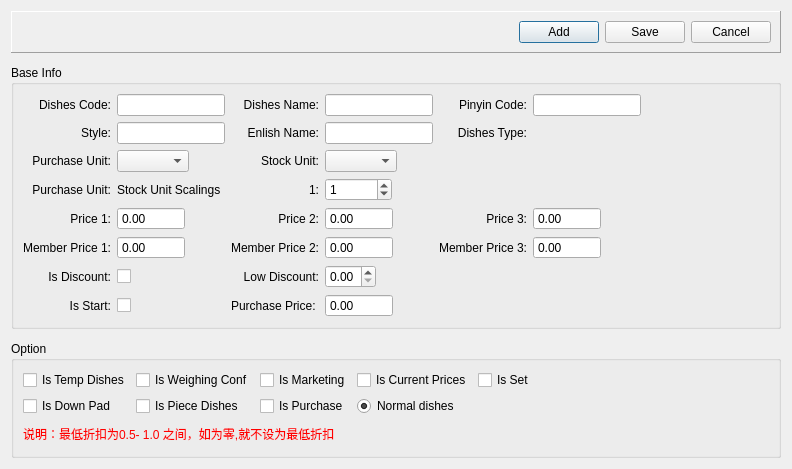
<?xml version="1.0" encoding="UTF-8"?>
<ui version="4.0">
 <class>DishesDialog</class>
 <widget class="QDialog" name="DishesDialog">
  <property name="windowModality">
   <enum>Qt::WindowModal</enum>
  </property>
  <property name="geometry">
   <rect>
    <x>0</x>
    <y>0</y>
    <width>792</width>
    <height>469</height>
   </rect>
  </property>
  <property name="windowTitle">
   <string>Dialog</string>
  </property>
  <layout class="QVBoxLayout" name="verticalLayout">
   <property name="spacing">
    <number>12</number>
   </property>
   <item>
    <widget class="QFrame" name="frame">
     <property name="sizePolicy">
      <sizepolicy hsizetype="Expanding" vsizetype="Fixed">
       <horstretch>0</horstretch>
       <verstretch>0</verstretch>
      </sizepolicy>
     </property>
     <property name="frameShape">
      <enum>QFrame::Panel</enum>
     </property>
     <property name="frameShadow">
      <enum>QFrame::Raised</enum>
     </property>
     <layout class="QGridLayout" name="gridLayout_3">
      <item row="0" column="0">
       <spacer name="horizontalSpacer">
        <property name="orientation">
         <enum>Qt::Horizontal</enum>
        </property>
        <property name="sizeHint" stdset="0">
         <size>
          <width>630</width>
          <height>20</height>
         </size>
        </property>
       </spacer>
      </item>
      <item row="0" column="1">
       <widget class="QPushButton" name="addButton">
        <property name="text">
         <string>Add</string>
        </property>
        <property name="icon">
         <iconset>
          <normaloff>:/image/Add.png</normaloff>:/image/Add.png</iconset>
        </property>
        <property name="iconSize">
         <size>
          <width>32</width>
          <height>32</height>
         </size>
        </property>
        <property name="autoDefault">
         <bool>true</bool>
        </property>
       </widget>
      </item>
      <item row="0" column="2">
       <widget class="QPushButton" name="saveButton">
        <property name="text">
         <string>Save</string>
        </property>
        <property name="icon">
         <iconset>
          <normaloff>:/image/save.png</normaloff>:/image/save.png</iconset>
        </property>
        <property name="iconSize">
         <size>
          <width>32</width>
          <height>32</height>
         </size>
        </property>
        <property name="autoDefault">
         <bool>true</bool>
        </property>
       </widget>
      </item>
      <item row="0" column="3">
       <widget class="QPushButton" name="cancelButton">
        <property name="text">
         <string>Cancel</string>
        </property>
        <property name="icon">
         <iconset>
          <normaloff>:/image/cancel.png</normaloff>:/image/cancel.png</iconset>
        </property>
        <property name="iconSize">
         <size>
          <width>32</width>
          <height>32</height>
         </size>
        </property>
        <property name="autoDefault">
         <bool>true</bool>
        </property>
       </widget>
      </item>
     </layout>
    </widget>
   </item>
   <item>
    <widget class="QGroupBox" name="groupBox">
     <property name="title">
      <string>Base Info</string>
     </property>
     <layout class="QHBoxLayout" name="horizontalLayout">
      <item>
       <layout class="QGridLayout" name="gridLayout">
        <item row="5" column="4">
         <widget class="QLabel" name="priceLabel3">
          <property name="text">
           <string>Price 3:</string>
          </property>
          <property name="alignment">
           <set>Qt::AlignRight|Qt::AlignTrailing|Qt::AlignVCenter</set>
          </property>
         </widget>
        </item>
        <item row="0" column="2">
         <widget class="QLabel" name="nameLabel">
          <property name="text">
           <string>Dishes Name:</string>
          </property>
          <property name="alignment">
           <set>Qt::AlignRight|Qt::AlignTrailing|Qt::AlignVCenter</set>
          </property>
         </widget>
        </item>
        <item row="0" column="0">
         <widget class="QLabel" name="codeLabel">
          <property name="text">
           <string>Dishes Code:</string>
          </property>
          <property name="alignment">
           <set>Qt::AlignRight|Qt::AlignTrailing|Qt::AlignVCenter</set>
          </property>
         </widget>
        </item>
        <item row="5" column="3">
         <widget class="QDoubleSpinBox" name="priceSpinBox2">
          <property name="sizePolicy">
           <sizepolicy hsizetype="Fixed" vsizetype="Fixed">
            <horstretch>0</horstretch>
            <verstretch>0</verstretch>
           </sizepolicy>
          </property>
          <property name="buttonSymbols">
           <enum>QAbstractSpinBox::NoButtons</enum>
          </property>
          <property name="maximum">
           <double>999999.989999999990687</double>
          </property>
         </widget>
        </item>
        <item row="0" column="3">
         <widget class="QLineEdit" name="nameEdit">
          <property name="sizePolicy">
           <sizepolicy hsizetype="Fixed" vsizetype="Fixed">
            <horstretch>0</horstretch>
            <verstretch>0</verstretch>
           </sizepolicy>
          </property>
         </widget>
        </item>
        <item row="5" column="5">
         <widget class="QDoubleSpinBox" name="priceSpinBox3">
          <property name="sizePolicy">
           <sizepolicy hsizetype="Fixed" vsizetype="Fixed">
            <horstretch>0</horstretch>
            <verstretch>0</verstretch>
           </sizepolicy>
          </property>
          <property name="buttonSymbols">
           <enum>QAbstractSpinBox::NoButtons</enum>
          </property>
          <property name="maximum">
           <double>999999.989999999990687</double>
          </property>
         </widget>
        </item>
        <item row="0" column="5">
         <widget class="QLineEdit" name="pinyinEdit">
          <property name="sizePolicy">
           <sizepolicy hsizetype="Fixed" vsizetype="Fixed">
            <horstretch>0</horstretch>
            <verstretch>0</verstretch>
           </sizepolicy>
          </property>
         </widget>
        </item>
        <item row="0" column="1">
         <widget class="QLineEdit" name="codeEdit">
          <property name="sizePolicy">
           <sizepolicy hsizetype="Fixed" vsizetype="Fixed">
            <horstretch>0</horstretch>
            <verstretch>0</verstretch>
           </sizepolicy>
          </property>
         </widget>
        </item>
        <item row="5" column="1">
         <widget class="QDoubleSpinBox" name="priceSpinBox">
          <property name="sizePolicy">
           <sizepolicy hsizetype="Fixed" vsizetype="Fixed">
            <horstretch>0</horstretch>
            <verstretch>0</verstretch>
           </sizepolicy>
          </property>
          <property name="alignment">
           <set>Qt::AlignLeading|Qt::AlignLeft|Qt::AlignVCenter</set>
          </property>
          <property name="buttonSymbols">
           <enum>QAbstractSpinBox::NoButtons</enum>
          </property>
          <property name="maximum">
           <double>999999.989999999990687</double>
          </property>
         </widget>
        </item>
        <item row="0" column="4">
         <widget class="QLabel" name="pinyinLabel">
          <property name="text">
           <string>Pinyin Code:</string>
          </property>
          <property name="alignment">
           <set>Qt::AlignRight|Qt::AlignTrailing|Qt::AlignVCenter</set>
          </property>
         </widget>
        </item>
        <item row="5" column="2">
         <widget class="QLabel" name="priceLabel2">
          <property name="text">
           <string>Price 2:</string>
          </property>
          <property name="alignment">
           <set>Qt::AlignRight|Qt::AlignTrailing|Qt::AlignVCenter</set>
          </property>
         </widget>
        </item>
        <item row="6" column="2">
         <widget class="QLabel" name="mPricelabel2">
          <property name="text">
           <string>Member Price 2:</string>
          </property>
          <property name="alignment">
           <set>Qt::AlignRight|Qt::AlignTrailing|Qt::AlignVCenter</set>
          </property>
         </widget>
        </item>
        <item row="6" column="4">
         <widget class="QLabel" name="mPricelabel3">
          <property name="text">
           <string>Member Price 3:</string>
          </property>
          <property name="alignment">
           <set>Qt::AlignRight|Qt::AlignTrailing|Qt::AlignVCenter</set>
          </property>
         </widget>
        </item>
        <item row="6" column="5">
         <widget class="QDoubleSpinBox" name="mPriceSpinBox3">
          <property name="sizePolicy">
           <sizepolicy hsizetype="Fixed" vsizetype="Fixed">
            <horstretch>0</horstretch>
            <verstretch>0</verstretch>
           </sizepolicy>
          </property>
          <property name="buttonSymbols">
           <enum>QAbstractSpinBox::NoButtons</enum>
          </property>
          <property name="maximum">
           <double>999999.989999999990687</double>
          </property>
         </widget>
        </item>
        <item row="1" column="2">
         <widget class="QLabel" name="enLabel">
          <property name="text">
           <string>Enlish Name:</string>
          </property>
          <property name="alignment">
           <set>Qt::AlignRight|Qt::AlignTrailing|Qt::AlignVCenter</set>
          </property>
         </widget>
        </item>
        <item row="6" column="0">
         <widget class="QLabel" name="mPricelabel1">
          <property name="text">
           <string>Member Price 1:</string>
          </property>
          <property name="alignment">
           <set>Qt::AlignRight|Qt::AlignTrailing|Qt::AlignVCenter</set>
          </property>
         </widget>
        </item>
        <item row="5" column="0">
         <widget class="QLabel" name="priceLabel1">
          <property name="text">
           <string>Price 1:</string>
          </property>
          <property name="alignment">
           <set>Qt::AlignRight|Qt::AlignTrailing|Qt::AlignVCenter</set>
          </property>
         </widget>
        </item>
        <item row="6" column="1">
         <widget class="QDoubleSpinBox" name="mPriceSpinBox">
          <property name="sizePolicy">
           <sizepolicy hsizetype="Fixed" vsizetype="Fixed">
            <horstretch>0</horstretch>
            <verstretch>0</verstretch>
           </sizepolicy>
          </property>
          <property name="buttonSymbols">
           <enum>QAbstractSpinBox::NoButtons</enum>
          </property>
          <property name="maximum">
           <double>999999.989999999990687</double>
          </property>
         </widget>
        </item>
        <item row="6" column="3">
         <widget class="QDoubleSpinBox" name="mPriceSpinBox2">
          <property name="sizePolicy">
           <sizepolicy hsizetype="Fixed" vsizetype="Fixed">
            <horstretch>0</horstretch>
            <verstretch>0</verstretch>
           </sizepolicy>
          </property>
          <property name="buttonSymbols">
           <enum>QAbstractSpinBox::NoButtons</enum>
          </property>
          <property name="maximum">
           <double>999999.989999999990687</double>
          </property>
         </widget>
        </item>
        <item row="1" column="3">
         <widget class="QLineEdit" name="enEdit">
          <property name="sizePolicy">
           <sizepolicy hsizetype="Fixed" vsizetype="Fixed">
            <horstretch>0</horstretch>
            <verstretch>0</verstretch>
           </sizepolicy>
          </property>
         </widget>
        </item>
        <item row="4" column="0">
         <widget class="QLabel" name="label_6">
          <property name="text">
           <string>Purchase Unit:</string>
          </property>
          <property name="alignment">
           <set>Qt::AlignRight|Qt::AlignTrailing|Qt::AlignVCenter</set>
          </property>
         </widget>
        </item>
        <item row="4" column="1">
         <widget class="QLabel" name="label_7">
          <property name="text">
           <string>Stock Unit Scalings</string>
          </property>
         </widget>
        </item>
        <item row="4" column="2">
         <widget class="QLabel" name="label_8">
          <property name="text">
           <string>1:</string>
          </property>
          <property name="alignment">
           <set>Qt::AlignRight|Qt::AlignTrailing|Qt::AlignVCenter</set>
          </property>
         </widget>
        </item>
        <item row="4" column="3">
         <widget class="QSpinBox" name="puStSpinBox">
          <property name="sizePolicy">
           <sizepolicy hsizetype="Fixed" vsizetype="Fixed">
            <horstretch>0</horstretch>
            <verstretch>0</verstretch>
           </sizepolicy>
          </property>
          <property name="maximum">
           <number>9999999</number>
          </property>
          <property name="value">
           <number>1</number>
          </property>
         </widget>
        </item>
        <item row="3" column="2">
         <widget class="QLabel" name="label_5">
          <property name="text">
           <string>Stock Unit:</string>
          </property>
          <property name="alignment">
           <set>Qt::AlignRight|Qt::AlignTrailing|Qt::AlignVCenter</set>
          </property>
         </widget>
        </item>
        <item row="3" column="3">
         <widget class="QComboBox" name="sUnitComboBox">
          <property name="sizePolicy">
           <sizepolicy hsizetype="Fixed" vsizetype="Fixed">
            <horstretch>0</horstretch>
            <verstretch>0</verstretch>
           </sizepolicy>
          </property>
         </widget>
        </item>
        <item row="3" column="0">
         <widget class="QLabel" name="unitLabel">
          <property name="text">
           <string>Purchase Unit:</string>
          </property>
          <property name="alignment">
           <set>Qt::AlignRight|Qt::AlignTrailing|Qt::AlignVCenter</set>
          </property>
         </widget>
        </item>
        <item row="3" column="1">
         <widget class="QComboBox" name="pUnitComboBox">
          <property name="sizePolicy">
           <sizepolicy hsizetype="Fixed" vsizetype="Fixed">
            <horstretch>0</horstretch>
            <verstretch>0</verstretch>
           </sizepolicy>
          </property>
         </widget>
        </item>
        <item row="1" column="4">
         <widget class="QLabel" name="typeLabel">
          <property name="text">
           <string>Dishes Type:</string>
          </property>
          <property name="alignment">
           <set>Qt::AlignRight|Qt::AlignTrailing|Qt::AlignVCenter</set>
          </property>
         </widget>
        </item>
        <item row="1" column="5">
         <widget class="QkSearchEditBox" name="qksearcheditbox">
          <property name="sizePolicy">
           <sizepolicy hsizetype="Preferred" vsizetype="Fixed">
            <horstretch>0</horstretch>
            <verstretch>0</verstretch>
           </sizepolicy>
          </property>
         </widget>
        </item>
        <item row="1" column="0">
         <widget class="QLabel" name="styleLabel">
          <property name="text">
           <string>Style:</string>
          </property>
          <property name="alignment">
           <set>Qt::AlignRight|Qt::AlignTrailing|Qt::AlignVCenter</set>
          </property>
         </widget>
        </item>
        <item row="1" column="1">
         <widget class="QLineEdit" name="styleEdit">
          <property name="sizePolicy">
           <sizepolicy hsizetype="Fixed" vsizetype="Fixed">
            <horstretch>0</horstretch>
            <verstretch>0</verstretch>
           </sizepolicy>
          </property>
         </widget>
        </item>
        <item row="7" column="2">
         <widget class="QLabel" name="label_2">
          <property name="text">
           <string>Low Discount:</string>
          </property>
          <property name="alignment">
           <set>Qt::AlignRight|Qt::AlignTrailing|Qt::AlignVCenter</set>
          </property>
         </widget>
        </item>
        <item row="7" column="3">
         <widget class="QDoubleSpinBox" name="discSpinBox">
          <property name="sizePolicy">
           <sizepolicy hsizetype="Fixed" vsizetype="Fixed">
            <horstretch>0</horstretch>
            <verstretch>0</verstretch>
           </sizepolicy>
          </property>
          <property name="maximum">
           <double>1.000000000000000</double>
          </property>
         </widget>
        </item>
        <item row="7" column="1">
         <widget class="QCheckBox" name="discCheckBox">
          <property name="text">
           <string/>
          </property>
         </widget>
        </item>
        <item row="8" column="1">
         <widget class="QCheckBox" name="statusCheckBox">
          <property name="text">
           <string/>
          </property>
         </widget>
        </item>
        <item row="8" column="0">
         <widget class="QLabel" name="label_4">
          <property name="text">
           <string>Is Start:</string>
          </property>
          <property name="alignment">
           <set>Qt::AlignRight|Qt::AlignTrailing|Qt::AlignVCenter</set>
          </property>
         </widget>
        </item>
        <item row="7" column="0">
         <widget class="QLabel" name="label">
          <property name="text">
           <string>Is Discount:</string>
          </property>
          <property name="alignment">
           <set>Qt::AlignRight|Qt::AlignTrailing|Qt::AlignVCenter</set>
          </property>
         </widget>
        </item>
        <item row="8" column="2">
         <widget class="QLabel" name="label_9">
          <property name="text">
           <string>Purchase Price:</string>
          </property>
         </widget>
        </item>
        <item row="8" column="3">
         <widget class="QDoubleSpinBox" name="puPriceSpinBox">
          <property name="sizePolicy">
           <sizepolicy hsizetype="Fixed" vsizetype="Fixed">
            <horstretch>0</horstretch>
            <verstretch>0</verstretch>
           </sizepolicy>
          </property>
          <property name="buttonSymbols">
           <enum>QAbstractSpinBox::NoButtons</enum>
          </property>
          <property name="maximum">
           <double>999999.989999999990687</double>
          </property>
         </widget>
        </item>
       </layout>
      </item>
      <item>
       <spacer name="horizontalSpacer_2">
        <property name="orientation">
         <enum>Qt::Horizontal</enum>
        </property>
        <property name="sizeHint" stdset="0">
         <size>
          <width>40</width>
          <height>20</height>
         </size>
        </property>
       </spacer>
      </item>
     </layout>
    </widget>
   </item>
   <item>
    <widget class="QGroupBox" name="groupBox_2">
     <property name="title">
      <string>Option</string>
     </property>
     <layout class="QHBoxLayout" name="horizontalLayout_3">
      <item>
       <layout class="QGridLayout" name="gridLayout_2">
        <item row="0" column="0">
         <widget class="QCheckBox" name="tempCheckBox">
          <property name="text">
           <string>Is Temp Dishes</string>
          </property>
         </widget>
        </item>
        <item row="1" column="1">
         <widget class="QCheckBox" name="pieceCheckBox">
          <property name="text">
           <string>Is Piece Dishes</string>
          </property>
         </widget>
        </item>
        <item row="0" column="3">
         <widget class="QCheckBox" name="pricesCheckBox">
          <property name="text">
           <string>Is Current Prices</string>
          </property>
         </widget>
        </item>
        <item row="0" column="1">
         <widget class="QCheckBox" name="confCheckBox">
          <property name="text">
           <string>Is Weighing Conf</string>
          </property>
         </widget>
        </item>
        <item row="1" column="0">
         <widget class="QCheckBox" name="padCheckBox">
          <property name="text">
           <string>Is Down Pad</string>
          </property>
         </widget>
        </item>
        <item row="0" column="2">
         <widget class="QCheckBox" name="marketCheckBox">
          <property name="text">
           <string>Is Marketing</string>
          </property>
         </widget>
        </item>
        <item row="0" column="4">
         <widget class="QCheckBox" name="setCheckBox">
          <property name="text">
           <string>Is Set</string>
          </property>
         </widget>
        </item>
        <item row="3" column="0" colspan="4">
         <widget class="QLabel" name="label_3">
          <property name="text">
           <string>&lt;html&gt;&lt;head/&gt;&lt;body&gt;&lt;p&gt;&lt;span style=&quot; color:#ff0000;&quot;&gt;说明：最低折扣为0.5- 1.0 之间，如为零,就不设为最低折扣&lt;/span&gt;&lt;/p&gt;&lt;/body&gt;&lt;/html&gt;</string>
          </property>
         </widget>
        </item>
        <item row="1" column="2">
         <widget class="QCheckBox" name="purchaseCheckBox">
          <property name="text">
           <string>Is Purchase</string>
          </property>
         </widget>
        </item>
        <item row="1" column="3">
         <widget class="QRadioButton" name="normalRadio">
          <property name="text">
           <string>Normal dishes</string>
          </property>
          <property name="checked">
           <bool>true</bool>
          </property>
         </widget>
        </item>
       </layout>
      </item>
      <item>
       <spacer name="horizontalSpacer_3">
        <property name="orientation">
         <enum>Qt::Horizontal</enum>
        </property>
        <property name="sizeHint" stdset="0">
         <size>
          <width>154</width>
          <height>20</height>
         </size>
        </property>
       </spacer>
      </item>
     </layout>
    </widget>
   </item>
  </layout>
 </widget>
 <customwidgets>
  <customwidget>
   <class>QkSearchEditBox</class>
   <extends>QWidget</extends>
   <header>qksearcheditbox.h</header>
  </customwidget>
 </customwidgets>
 <tabstops>
  <tabstop>codeEdit</tabstop>
  <tabstop>nameEdit</tabstop>
  <tabstop>pinyinEdit</tabstop>
  <tabstop>enEdit</tabstop>
  <tabstop>priceSpinBox</tabstop>
  <tabstop>priceSpinBox2</tabstop>
  <tabstop>priceSpinBox3</tabstop>
  <tabstop>mPriceSpinBox</tabstop>
  <tabstop>mPriceSpinBox2</tabstop>
  <tabstop>mPriceSpinBox3</tabstop>
  <tabstop>tempCheckBox</tabstop>
  <tabstop>confCheckBox</tabstop>
  <tabstop>marketCheckBox</tabstop>
  <tabstop>pricesCheckBox</tabstop>
  <tabstop>setCheckBox</tabstop>
  <tabstop>padCheckBox</tabstop>
  <tabstop>pieceCheckBox</tabstop>
  <tabstop>cancelButton</tabstop>
  <tabstop>addButton</tabstop>
  <tabstop>saveButton</tabstop>
 </tabstops>
 <resources/>
 <connections/>
</ui>
